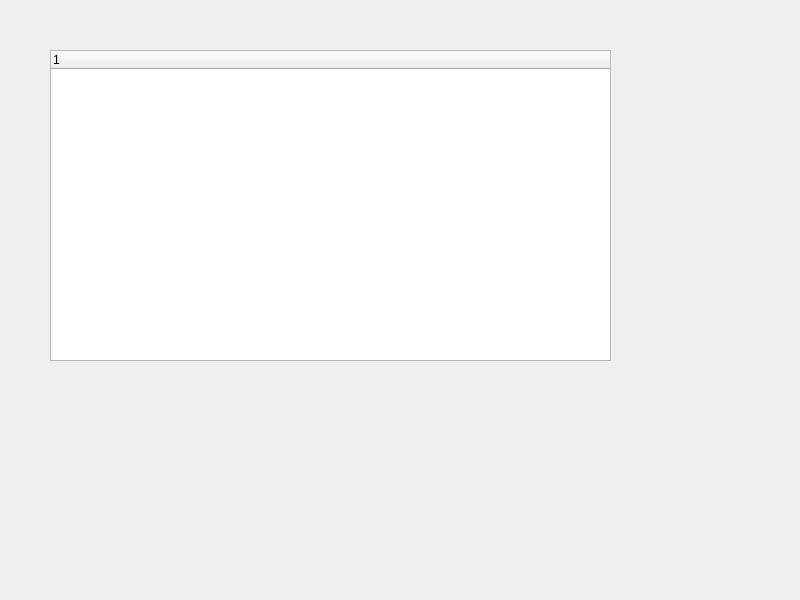
<?xml version="1.0" encoding="UTF-8"?>
<ui version="4.0">
 <class>Widget</class>
 <widget class="QWidget" name="Widget">
  <property name="geometry">
   <rect>
    <x>0</x>
    <y>0</y>
    <width>800</width>
    <height>600</height>
   </rect>
  </property>
  <property name="windowTitle">
   <string>Widget</string>
  </property>
  <widget class="QTreeWidget" name="treeWidget">
   <property name="geometry">
    <rect>
     <x>50</x>
     <y>50</y>
     <width>561</width>
     <height>311</height>
    </rect>
   </property>
   <column>
    <property name="text">
     <string notr="true">1</string>
    </property>
   </column>
  </widget>
 </widget>
 <resources/>
 <connections/>
</ui>
